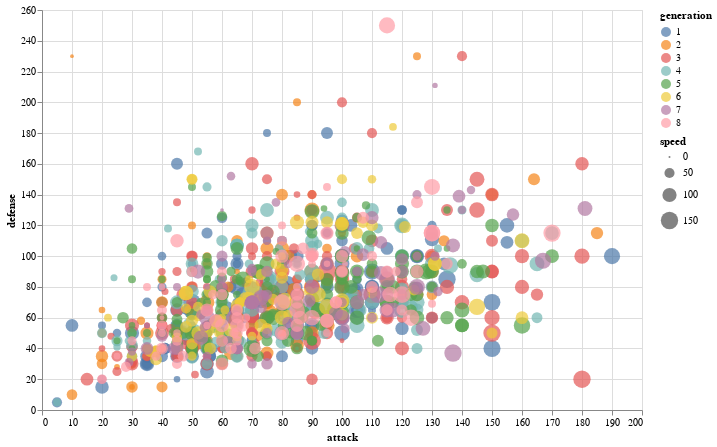

The cell this chart's notebook holds for it:
### Markdown cell above
<h1> Attack-Defense Distribution

### Code cell
import altair as alt

bubble_chart = alt.Chart(df).mark_circle().encode(
    x=alt.X('attack:Q', title='attack'),
    y=alt.Y('defense:Q', title='defense'),
    size=alt.Size('speed:Q', title='speed'),
    color=alt.Color('generation:O', title='generation', scale=alt.Scale(scheme='tableau10')),  # this is the color used in example, lol
    tooltip=['name', 'generation', 'primary_type', 'attack', 'defense', 'speed']
).properties(
    width=600,
    height=400
)

bubble_chart

### Figure 1 — Vega-Lite specification as saved in the notebook (floating-point values rounded to 4 significant figures; data arrays with more than 128 entries replaced by an {"elided": "..."} marker saying what was removed)
{"config": {"view": {"continuousWidth": 400, "continuousHeight": 300}}, "data": {"name": "data-5a073d5df188cd810ec95b1c437200af"}, "mark": "circle", "encoding": {"color": {"field": "generation", "scale": {"scheme": "tableau10"}, "title": "generation", "type": "ordinal"}, "size": {"field": "speed", "title": "speed", "type": "quantitative"}, "tooltip": [{"field": "name", "type": "nominal"}, {"field": "generation", "type": "quantitative"}, {"field": "primary_type", "type": "nominal"}, {"field": "attack", "type": "quantitative"}, {"field": "defense", "type": "quantitative"}, {"field": "speed", "type": "quantitative"}], "x": {"field": "attack", "title": "attack", "type": "quantitative"}, "y": {"field": "defense", "title": "defense", "type": "quantitative"}}, "height": 400, "width": 600, "$schema": "https://vega.github.io/schema/vega-lite/v4.17.0.json", "datasets": {"data-5a073d5df188cd810ec95b1c437200af": {"elided": "1028 records"}}}
